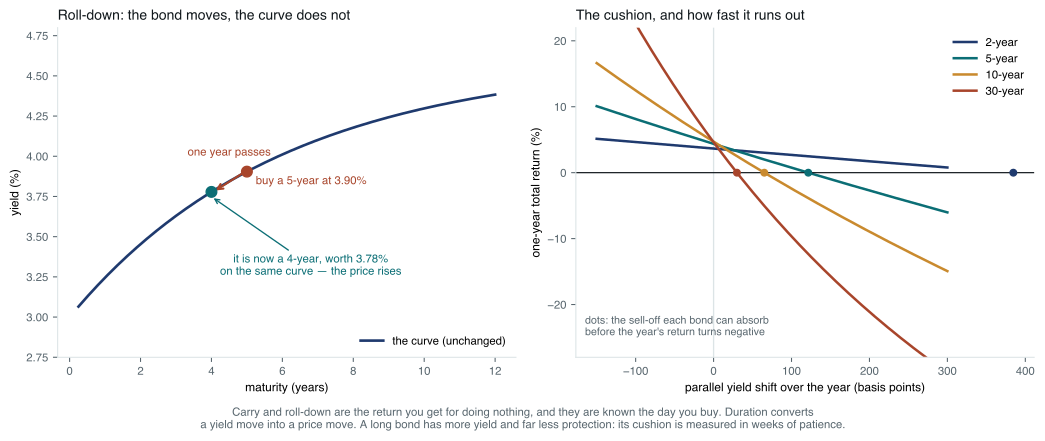

Write Python code to recreate this figure.
# Carry, roll-down, and the cushion. Left: a bond ages down an upward-sloping
# curve, so even with the curve pinned its yield falls and its price rises.
# Right: the one-year return of four maturities against a parallel shift. Where
# each line crosses zero is how much of a sell-off that bond's yield can absorb
# before the holder loses money.
#
# Run standalone:  uv run --no-project --with matplotlib,numpy python <path>

import os

os.environ.setdefault("SOURCE_DATE_EPOCH", "1735689600")

import matplotlib

matplotlib.use("Agg")
matplotlib.rcParams["svg.fonttype"] = "path"
matplotlib.rcParams["svg.hashsalt"] = "bd_carry_roll"
matplotlib.rcParams["font.family"] = ["Helvetica", "Arial", "DejaVu Sans"]

from pathlib import Path

import matplotlib.pyplot as plt
import numpy as np

INK = "#10171B"
MUTED = "#58666E"
TEAL = "#0B6E75"
RUST = "#A8452B"
NAVY = "#1F3A6E"
GOLD = "#C98A2E"
FAINT = "#DCE4E6"

FREQ = 2


def curve(t: np.ndarray | float) -> np.ndarray:
    """A plain upward-sloping curve: 3.0% at the front, flattening towards 4.6%."""
    return 0.030 + 0.016 * (1.0 - np.exp(-np.asarray(t, dtype=float) / 6.0))


def price(y: float, maturity: float, coupon: float) -> float:
    n = int(round(maturity * FREQ))
    t = np.arange(1, n + 1)
    cf = np.full(n, 100.0 * coupon / FREQ)
    cf[-1] += 100.0
    return float((cf * (1.0 + y / FREQ) ** (-t)).sum())


def one_year_return(maturity: float, dy: float) -> float:
    """Buy at the curve, hold a year, curve shifts by dy in parallel."""
    coupon = float(curve(maturity))            # issued at par
    p0 = price(coupon, maturity, coupon)
    y1 = float(curve(maturity - 1.0)) + dy
    p1 = price(y1, maturity - 1.0, coupon)
    return (p1 - p0 + 100.0 * coupon) / p0


def breakeven(maturity: float) -> float:
    lo, hi = -0.02, 0.06
    for _ in range(80):
        mid = 0.5 * (lo + hi)
        if one_year_return(maturity, mid) > 0:
            lo = mid
        else:
            hi = mid
    return 0.5 * (lo + hi)


def main() -> None:
    fig, (ax, bx) = plt.subplots(1, 2, figsize=(11.0, 4.3))

    ts = np.linspace(0.25, 12, 300)
    ax.plot(ts, curve(ts) * 100, color=NAVY, lw=2.0, label="the curve (unchanged)")
    y5, y4 = float(curve(5.0)), float(curve(4.0))
    ax.plot([5.0], [y5 * 100], "o", color=RUST, ms=8, zorder=5)
    ax.plot([4.0], [y4 * 100], "o", color=TEAL, ms=8, zorder=5)
    ax.annotate(
        "", xy=(4.05, y4 * 100), xytext=(4.95, y5 * 100),
        arrowprops=dict(arrowstyle="->", color=RUST, lw=1.6),
    )
    ax.text(4.5, y5 * 100 + 0.10, "one year passes", ha="center", fontsize=8.5, color=RUST)
    ax.text(5.25, y5 * 100 - 0.06, f"buy a 5-year at {y5 * 100:.2f}%", fontsize=8.5,
            color=RUST, va="center")
    ax.annotate(
        f"it is now a 4-year, worth {y4 * 100:.2f}%\non the same curve — the price rises",
        xy=(4.0, y4 * 100 - 0.03), xytext=(6.8, 3.32),
        fontsize=8.5, color=TEAL, ha="center", va="center",
        arrowprops=dict(arrowstyle="->", color=TEAL, lw=1.0),
    )
    ax.set_xlabel("maturity (years)", fontsize=9)
    ax.set_ylabel("yield (%)", fontsize=9)
    ax.set_title("Roll-down: the bond moves, the curve does not", fontsize=10.5, color=INK, loc="left")
    ax.set_ylim(2.75, 4.8)
    ax.legend(fontsize=8.5, frameon=False, loc="lower right")

    shifts = np.linspace(-0.015, 0.03, 300)
    mats = [(2.0, "2-year", NAVY), (5.0, "5-year", TEAL),
            (10.0, "10-year", GOLD), (30.0, "30-year", RUST)]
    for mat, label, c in mats:
        r = np.array([one_year_return(mat, dy) for dy in shifts]) * 100
        bx.plot(shifts * 1e4, r, color=c, lw=1.9, label=label)
        be = breakeven(mat)
        bx.plot([be * 1e4], [0.0], "o", color=c, ms=5, zorder=5)
    bx.axhline(0, color=INK, lw=0.9)
    bx.axvline(0, color=FAINT, lw=1.0, zorder=0)
    bx.set_xlabel("parallel yield shift over the year (basis points)", fontsize=9)
    bx.set_ylabel("one-year total return (%)", fontsize=9)
    bx.set_title("The cushion, and how fast it runs out", fontsize=10.5, color=INK, loc="left")
    bx.set_ylim(-28, 22)
    bx.legend(fontsize=8.5, frameon=False, loc="upper right")
    bx.text(0.02, 0.06, "dots: the sell-off each bond can absorb\nbefore the year's return turns negative",
            transform=bx.transAxes, fontsize=8.0, color=MUTED, va="bottom")

    for a in (ax, bx):
        a.tick_params(labelsize=8.5, colors=MUTED)
        for s in ("top", "right"):
            a.spines[s].set_visible(False)
        for s in ("left", "bottom"):
            a.spines[s].set_color(FAINT)

    fig.text(
        0.5, -0.05,
        "Carry and roll-down are the return you get for doing nothing, and they are known the day you buy. "
        "Duration converts\na yield move into a price move. A long bond has more yield and far less "
        "protection: its cushion is measured in weeks of patience.",
        ha="center", fontsize=8.5, color=MUTED,
    )
    fig.tight_layout()
    out = Path(__file__).with_suffix("")
    for ext in ("pdf", "svg"):
        fig.savefig(f"{out}.{ext}", transparent=True, bbox_inches="tight")

    print(f"curve: {'  '.join(f'{t:g}y {float(curve(t)) * 100:.2f}%' for t in (1, 2, 5, 10, 30))}")
    print(f"\n{'bond':>8} {'yield':>7} {'carry':>7} {'roll':>7} {'carry+roll':>11} {'breakeven':>10}")
    for mat, label, _ in mats:
        cpn = float(curve(mat))
        p0 = price(cpn, mat, cpn)
        roll = (price(float(curve(mat - 1.0)), mat - 1.0, cpn) - p0) / p0
        be = breakeven(mat)
        print(f"{label:>8} {cpn * 100:6.2f}% {cpn * 100:6.2f}% {roll * 100:6.2f}% "
              f"{(cpn + roll) * 100:10.2f}% {be * 1e4:8.0f}bp")
    print()
    for mat, label, _ in mats:
        print(f"{label:>8}: +100bp year {one_year_return(mat, 0.01) * 100:+6.2f}%   "
              f"-100bp year {one_year_return(mat, -0.01) * 100:+6.2f}%")


main()
